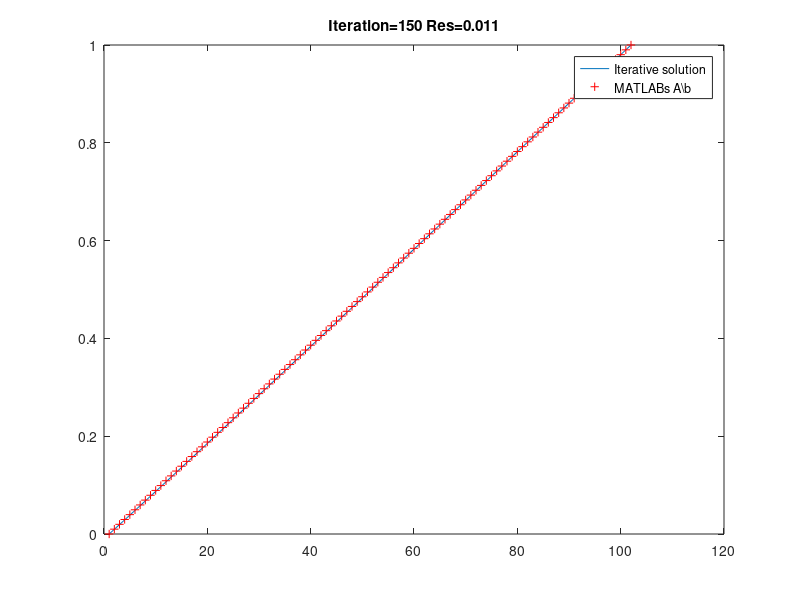

This figure's MATLAB source:
% Solution of 1D Laplace eqn: u_xx = 0
% discretized with central space scheme.
% Boundary conditions: u(0) = 0 and u(1) = 1.

clear all
close all
clc
imax=100;
u=zeros(imax+2,1);
u(imax+2)=1;
plot(u)
title('Press any key...')
pause

% Solved with Successive Over-Relxation, SOR:
omega=1.94;
for iter=1:150
    res=0;
    for i=2:imax+1
        fi=u(i+1)-2*u(i)+u(i-1);
        res=res+abs(fi);
        u(i)=u(i)+omega*fi/2;
    end
    plot(u)
    title(['Iteration=',int2str(iter),' Res=',num2str(res,2)])
    drawnow;
end

% Solved dirctly using MATLAB's mldivide, \:
A=diag(ones(imax,1)*(-2));
A=A+diag(ones(imax-1,1),1)+diag(ones(imax-1,1),-1);
b=zeros(imax,1);
b(imax)=-1;
v=A\b;
hold on
v=[0;v;1];
plot(v,'r+')
hold off
legend('Iterative solution','MATLABs A\\b','Location','best')